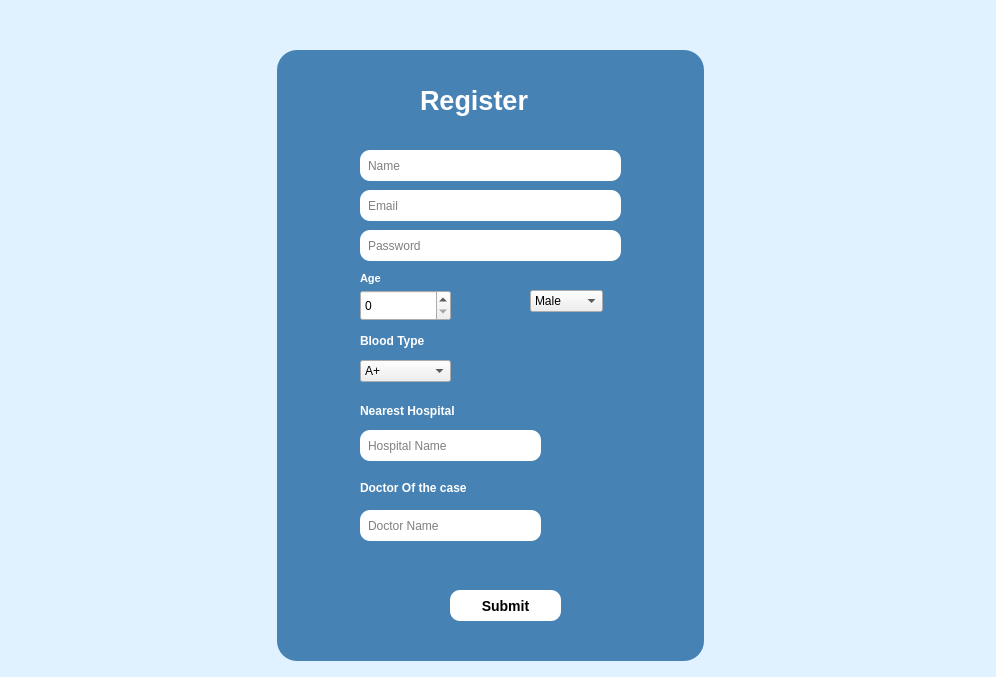
<?xml version="1.0" encoding="UTF-8"?>
<ui version="4.0">
 <class>RecipientRegister</class>
 <widget class="QDialog" name="RecipientRegister">
  <property name="geometry">
   <rect>
    <x>0</x>
    <y>0</y>
    <width>996</width>
    <height>677</height>
   </rect>
  </property>
  <property name="windowTitle">
   <string>Dialog</string>
  </property>
  <property name="styleSheet">
   <string notr="true">#RecipientRegister{background-color: rgb(224, 241, 255);}</string>
  </property>
  <widget class="QGroupBox" name="groupBox">
   <property name="geometry">
    <rect>
     <x>240</x>
     <y>50</y>
     <width>501</width>
     <height>611</height>
    </rect>
   </property>
   <property name="styleSheet">
    <string notr="true">#groupBox{


    background: #fff;
    margin: 0 auto;
    border-radius: 20px;
	background-color:rgb(70,130,180);

}</string>
   </property>
   <property name="title">
    <string/>
   </property>
   <widget class="QLabel" name="label">
    <property name="geometry">
     <rect>
      <x>180</x>
      <y>30</y>
      <width>141</width>
      <height>41</height>
     </rect>
    </property>
    <property name="font">
     <font>
      <pointsize>20</pointsize>
      <weight>75</weight>
      <bold>true</bold>
     </font>
    </property>
    <property name="styleSheet">
     <string notr="true">#label
{
    display: block;
    font-size: 1.5em;
    font-weight: bold;
color:white;

}</string>
    </property>
    <property name="text">
     <string>Register</string>
    </property>
   </widget>
   <widget class="QPushButton" name="submitRecipient">
    <property name="geometry">
     <rect>
      <x>210</x>
      <y>540</y>
      <width>111</width>
      <height>31</height>
     </rect>
    </property>
    <property name="styleSheet">
     <string notr="true">#submitRecipient{
background-color: white;
color:black;
    border-width: 2px;
    border-radius: 10px;

    font: bold 14px;

    padding: 6px;
}

#submitRecipient:hover{
background-color: rgb(224, 241, 255);
}</string>
    </property>
    <property name="text">
     <string>Submit</string>
    </property>
   </widget>
   <widget class="QLineEdit" name="NameRecipient">
    <property name="geometry">
     <rect>
      <x>120</x>
      <y>100</y>
      <width>261</width>
      <height>31</height>
     </rect>
    </property>
    <property name="styleSheet">
     <string notr="true">#NameRecipient{

border-width: 2px;
    border-radius: 10px;
    border-color: beige;
    padding: 6px;
}
</string>
    </property>
    <property name="placeholderText">
     <string>Name</string>
    </property>
   </widget>
   <widget class="QLineEdit" name="doctorRecipient">
    <property name="geometry">
     <rect>
      <x>120</x>
      <y>460</y>
      <width>181</width>
      <height>31</height>
     </rect>
    </property>
    <property name="styleSheet">
     <string notr="true">#doctorRecipient{
border-width: 2px;
    border-radius: 10px;
    border-color: beige;
    padding: 6px;
}</string>
    </property>
    <property name="placeholderText">
     <string>Doctor Name</string>
    </property>
   </widget>
   <widget class="QLabel" name="label_2">
    <property name="geometry">
     <rect>
      <x>120</x>
      <y>280</y>
      <width>91</width>
      <height>21</height>
     </rect>
    </property>
    <property name="font">
     <font>
      <pointsize>9</pointsize>
      <weight>75</weight>
      <bold>true</bold>
     </font>
    </property>
    <property name="styleSheet">
     <string notr="true">#label_2{

color:white;
}
</string>
    </property>
    <property name="text">
     <string>Blood Type</string>
    </property>
   </widget>
   <widget class="QLineEdit" name="hospitalRecipient">
    <property name="geometry">
     <rect>
      <x>120</x>
      <y>380</y>
      <width>181</width>
      <height>31</height>
     </rect>
    </property>
    <property name="styleSheet">
     <string notr="true">#hospitalRecipient{
border-width: 2px;
    border-radius: 10px;
    border-color: beige;
    padding: 6px;}</string>
    </property>
    <property name="placeholderText">
     <string>Hospital Name</string>
    </property>
   </widget>
   <widget class="QSpinBox" name="AgeRecipient">
    <property name="geometry">
     <rect>
      <x>120</x>
      <y>240</y>
      <width>91</width>
      <height>31</height>
     </rect>
    </property>
    <property name="styleSheet">
     <string notr="true"/>
    </property>
   </widget>
   <widget class="QLabel" name="label_3">
    <property name="geometry">
     <rect>
      <x>120</x>
      <y>350</y>
      <width>131</width>
      <height>21</height>
     </rect>
    </property>
    <property name="font">
     <font>
      <pointsize>9</pointsize>
      <weight>75</weight>
      <bold>true</bold>
     </font>
    </property>
    <property name="styleSheet">
     <string notr="true">#label_3{
color:white;
}</string>
    </property>
    <property name="text">
     <string>Nearest Hospital</string>
    </property>
   </widget>
   <widget class="QComboBox" name="RecipientBloodType">
    <property name="geometry">
     <rect>
      <x>120</x>
      <y>310</y>
      <width>91</width>
      <height>22</height>
     </rect>
    </property>
    <item>
     <property name="text">
      <string>A+</string>
     </property>
    </item>
    <item>
     <property name="text">
      <string>A-</string>
     </property>
    </item>
    <item>
     <property name="text">
      <string>B+</string>
     </property>
    </item>
    <item>
     <property name="text">
      <string>B-</string>
     </property>
    </item>
    <item>
     <property name="text">
      <string>O+</string>
     </property>
    </item>
    <item>
     <property name="text">
      <string>O-</string>
     </property>
    </item>
    <item>
     <property name="text">
      <string>AB+</string>
     </property>
    </item>
    <item>
     <property name="text">
      <string>AB-</string>
     </property>
    </item>
   </widget>
   <widget class="QLabel" name="AgeLabel">
    <property name="geometry">
     <rect>
      <x>120</x>
      <y>220</y>
      <width>55</width>
      <height>16</height>
     </rect>
    </property>
    <property name="font">
     <font>
      <pointsize>8</pointsize>
      <weight>75</weight>
      <bold>true</bold>
     </font>
    </property>
    <property name="styleSheet">
     <string notr="true">#AgeLabel{
color:white;
}</string>
    </property>
    <property name="text">
     <string>Age</string>
    </property>
   </widget>
   <widget class="QLabel" name="label_4">
    <property name="geometry">
     <rect>
      <x>120</x>
      <y>430</y>
      <width>151</width>
      <height>16</height>
     </rect>
    </property>
    <property name="font">
     <font>
      <pointsize>9</pointsize>
      <weight>75</weight>
      <bold>true</bold>
     </font>
    </property>
    <property name="styleSheet">
     <string notr="true">#label_4{
color:white;
}</string>
    </property>
    <property name="text">
     <string>Doctor Of the case</string>
    </property>
   </widget>
   <widget class="QLineEdit" name="PasswordRecipient">
    <property name="geometry">
     <rect>
      <x>120</x>
      <y>180</y>
      <width>261</width>
      <height>31</height>
     </rect>
    </property>
    <property name="styleSheet">
     <string notr="true">#PasswordRecipient{
border-width: 2px;
    border-radius: 10px;
    border-color: beige;
    padding: 6px;
}</string>
    </property>
    <property name="echoMode">
     <enum>QLineEdit::Password</enum>
    </property>
    <property name="placeholderText">
     <string>Password</string>
    </property>
   </widget>
   <widget class="QComboBox" name="genderRecipient">
    <property name="geometry">
     <rect>
      <x>290</x>
      <y>240</y>
      <width>73</width>
      <height>22</height>
     </rect>
    </property>
    <property name="styleSheet">
     <string notr="true"/>
    </property>
    <item>
     <property name="text">
      <string>Male</string>
     </property>
    </item>
    <item>
     <property name="text">
      <string>Female</string>
     </property>
    </item>
   </widget>
   <widget class="QLineEdit" name="emailRecipient">
    <property name="geometry">
     <rect>
      <x>120</x>
      <y>140</y>
      <width>261</width>
      <height>31</height>
     </rect>
    </property>
    <property name="styleSheet">
     <string notr="true">#emailRecipient{

border-width: 2px;
    border-radius: 10px;
    border-color: beige;
    padding: 6px;
}
</string>
    </property>
    <property name="placeholderText">
     <string>Email</string>
    </property>
   </widget>
  </widget>
 </widget>
 <resources/>
 <connections/>
</ui>
